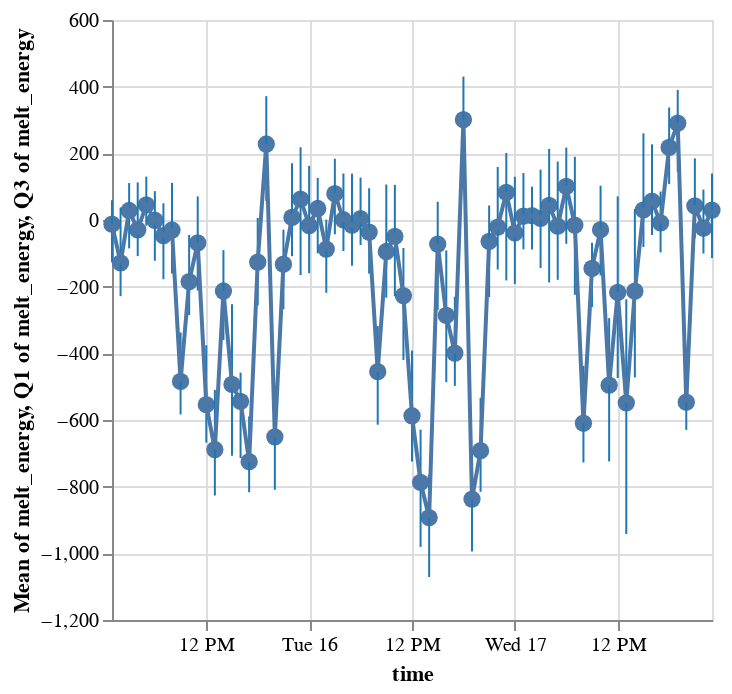

This figure's notebook cell:
### Code cell
src1 = ds_lazy.interp(y = -8).sel(
    time = slice('20230515 0000', '20230517 2359'),
    x = slice(14,19)
).surface
src1 = src1.diff('time').to_dataframe().dropna().reset_index().dropna()
mm_hr = src1.surface
snowmelt_m_per_s = mm_hr / (60*60)
snow_density = 430 * units("kg/m^3")
specific_heat_of_fusion = 334 * units("kJ/kg")

melt_energy = (   
    (
        snowmelt_m_per_s.values * units("m^3/s") * snow_density * specific_heat_of_fusion
    ) / (1*units("m^2"))
).to("W/m^2")
src1['melt_energy'] = melt_energy.magnitude

alt.Chart(src1).mark_circle(size=75).encode(
    alt.X('time:T'),
    alt.Y('mean(melt_energy):Q')
)+ alt.Chart(src1).mark_rule(color='#1f77b4').encode(
    alt.X('time:T'),
    alt.Y('q1(melt_energy):Q'),
    alt.Y2('q3(melt_energy):Q')
) + alt.Chart(src1).mark_line().encode(
    alt.X('time:T'),
    alt.Y('mean(melt_energy):Q')
)

### Figure 1 — Vega-Lite specification as saved in the notebook (floating-point values rounded to 4 significant figures; data arrays with more than 128 entries replaced by an {"elided": "..."} marker saying what was removed)
{"config": {"view": {"continuousWidth": 300, "continuousHeight": 300}}, "layer": [{"mark": {"type": "circle", "size": 75}, "encoding": {"x": {"field": "time", "type": "temporal"}, "y": {"aggregate": "mean", "field": "melt_energy", "type": "quantitative"}}}, {"mark": {"type": "rule", "color": "#1f77b4"}, "encoding": {"x": {"field": "time", "type": "temporal"}, "y": {"aggregate": "q1", "field": "melt_energy", "type": "quantitative"}, "y2": {"aggregate": "q3", "field": "melt_energy"}}}, {"mark": {"type": "line"}, "encoding": {"x": {"field": "time", "type": "temporal"}, "y": {"aggregate": "mean", "field": "melt_energy", "type": "quantitative"}}}], "data": {"name": "data-e1610dc8ddeac27aa04860ba3e6b53af"}, "$schema": "https://vega.github.io/schema/vega-lite/v5.20.1.json", "datasets": {"data-e1610dc8ddeac27aa04860ba3e6b53af": {"elided": "3550 records"}}}
